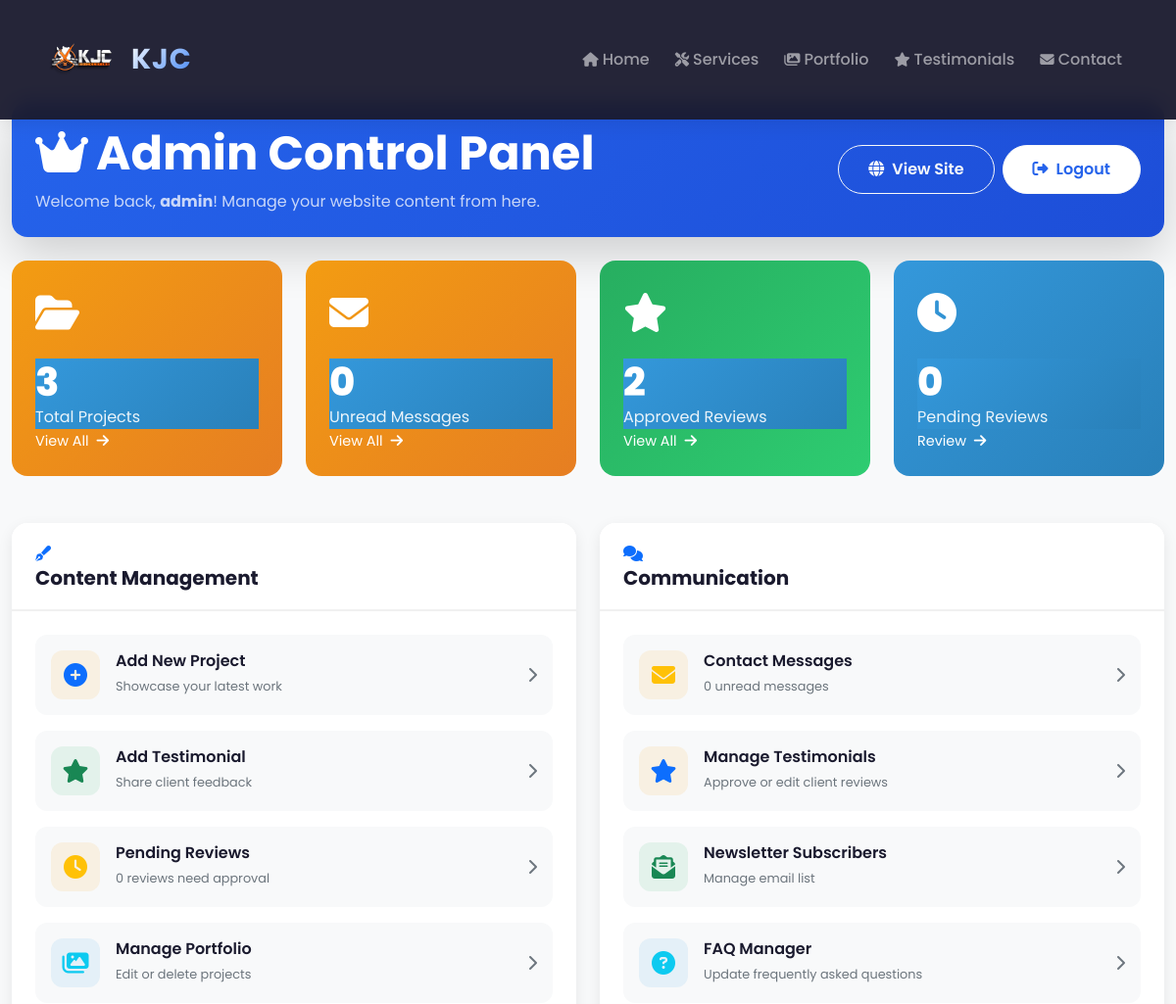
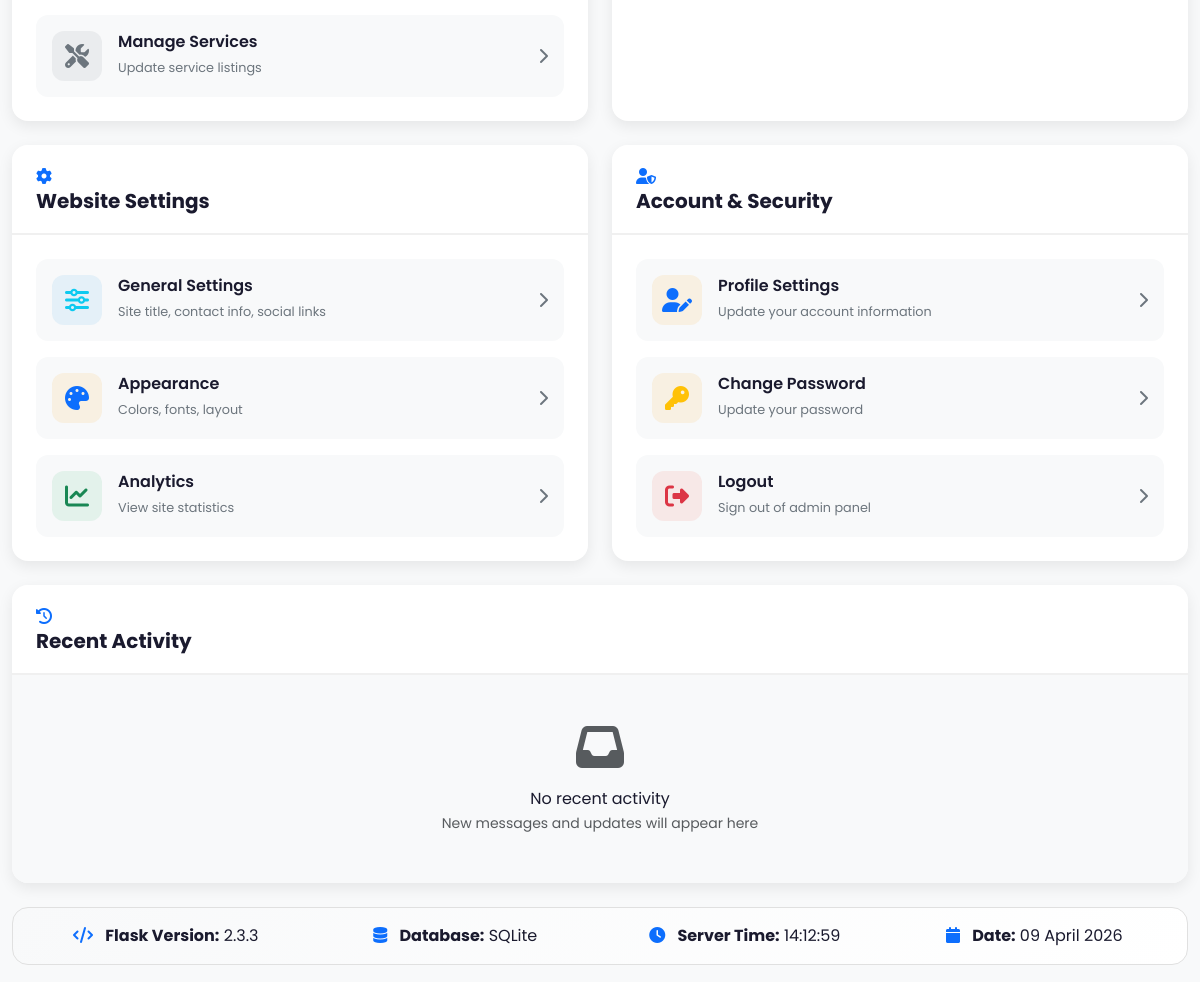
The app's page /admin/index (signed in, upper part), older data (2 pictures, top to bottom).
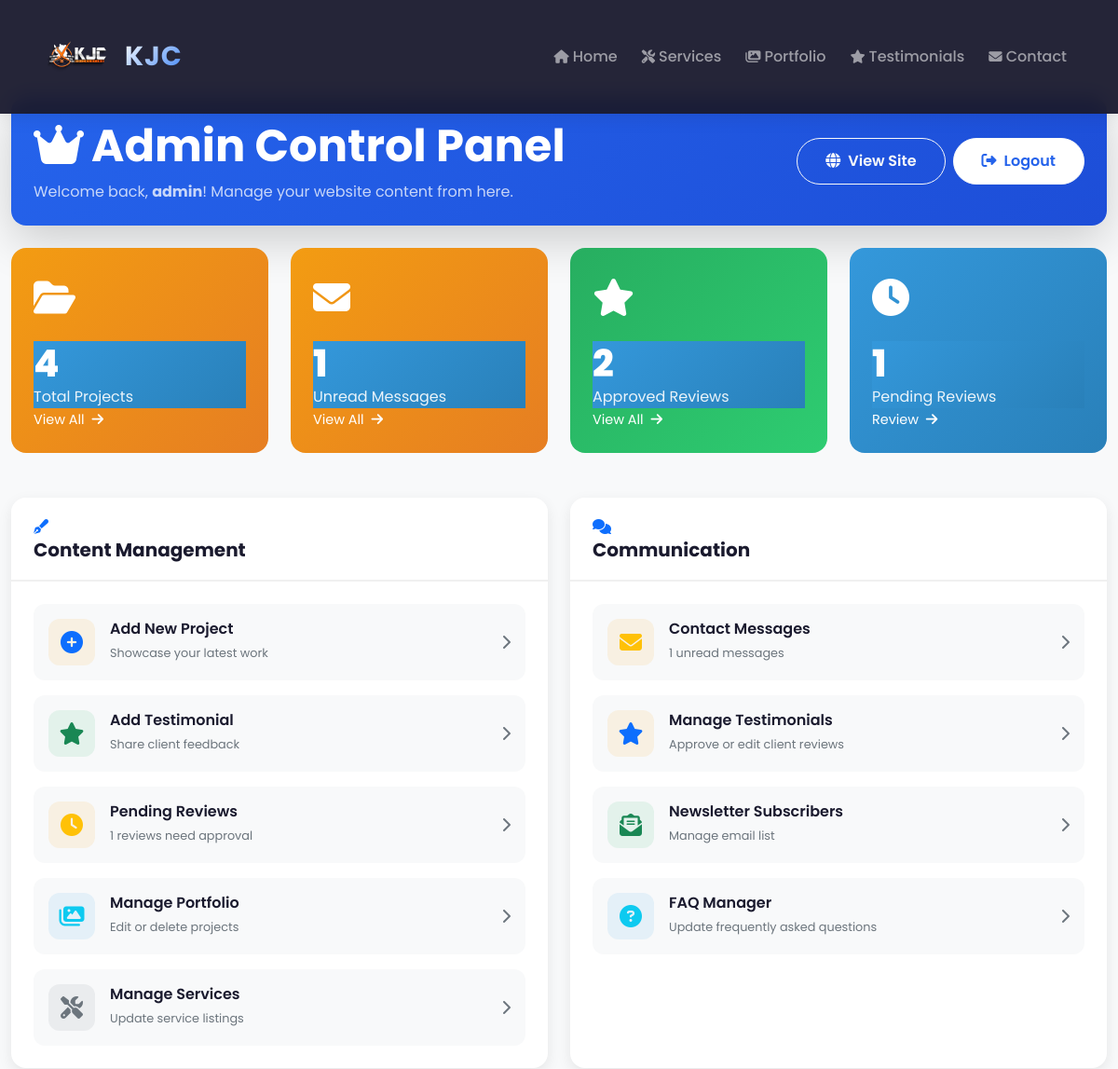
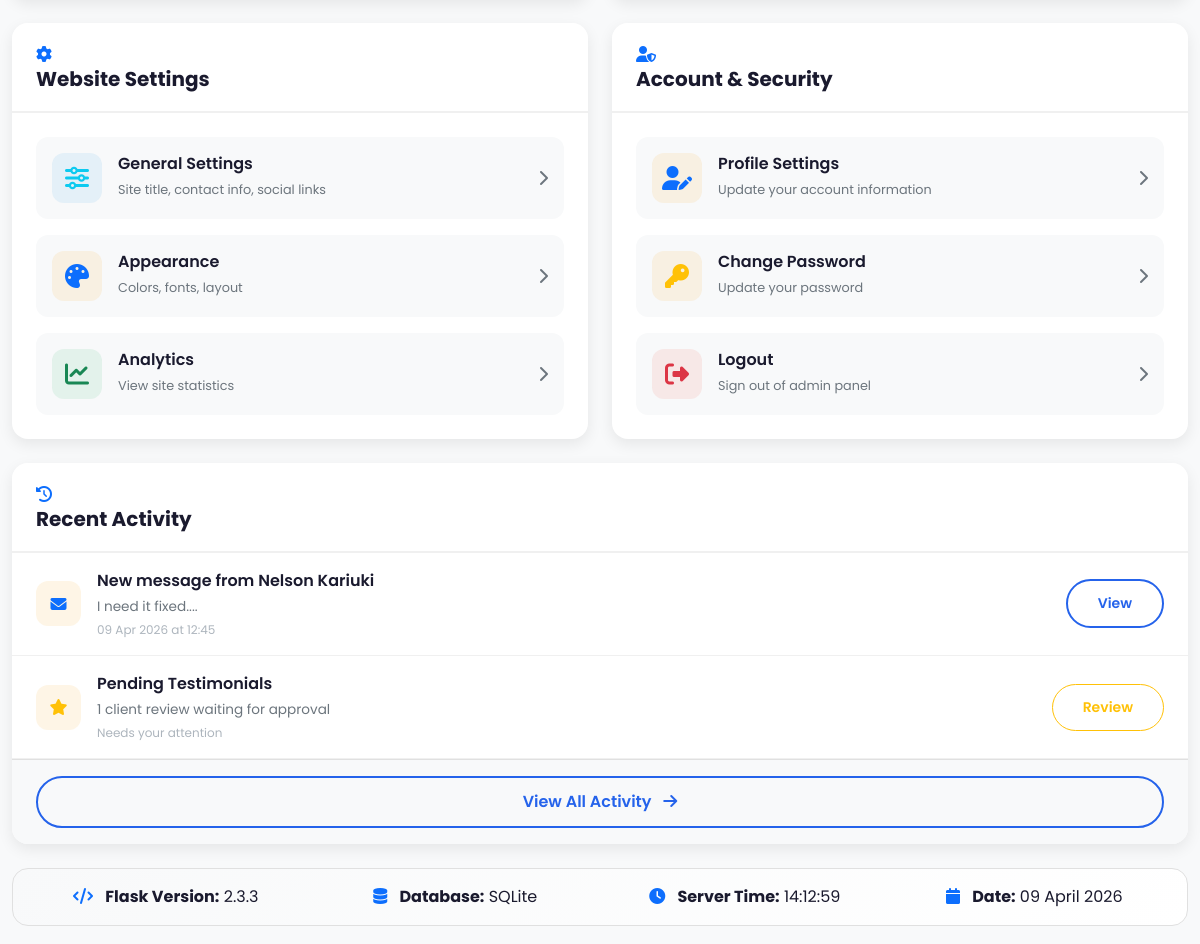
The same page, newer data (2 pictures, top to bottom).
### database.py (models this page shows, shortened)
class ContactMessage(db.Model):
    id = db.Column(db.Integer, primary_key=True)
    name = db.Column(db.String(100), nullable=False)
    email = db.Column(db.String(120), nullable=False)
    phone = db.Column(db.String(20))
    service_type = db.Column(db.String(100))
    message = db.Column(db.Text, nullable=False)
    date = db.Column(db.DateTime, default=datetime.utcnow)
    read = db.Column(db.Boolean, default=False)
    responded = db.Column(db.Boolean, default=False)
    responded_at = db.Column(db.DateTime)
    notes = db.Column(db.Text)
    ip_address = db.Column(db.String(45))
    user_agent = db.Column(db.String(200))

### app.py (the view)
@app.route('/admin/index')
@login_required
def admin_index():
    projects_count = Project.query.count()
    messages_count = ContactMessage.query.filter_by(read=False).count()
    testimonials_count = Testimonial.query.filter_by(approved=True).count()
    services_count = Service.query.count()
    pending_testimonials = Testimonial.query.filter_by(approved=False).count()
    recent_messages = ContactMessage.query.order_by(ContactMessage.date.desc()).limit(5).all()
    return render_template('admin/index.html',
                         projects_count=projects_count,
                         messages_count=messages_count,
                         testimonials_count=testimonials_count,
                         services_count=services_count,
                         pending_testimonials=pending_testimonials,
                         recent_messages=recent_messages,
                         now=datetime.now())

### app.py (called while the page is built)
@login_manager.user_loader
def load_user(user_id):
    return User.query.get(int(user_id))

@app.context_processor
def inject_now():
    return {
        'now': datetime.now(),
        'site_title': SiteSettings.get('site_title', 'KJC'),
        'site_phone': SiteSettings.get('phone', '+44 7879 103397'),
        'site_email': SiteSettings.get('email', 'kjcbricklaying@gmail.com'),
        'site_address': SiteSettings.get('address', 'Coventry, West Midlands'),
        'whatsapp_number': SiteSettings.get('whatsapp', '+44 7879 103397'),
        'facebook_url': SiteSettings.get('facebook', '#'),
        'twitter_url': SiteSettings.get('twitter', '#'),
        'instagram_url': SiteSettings.get('instagram', '#'),
        'linkedin_url': SiteSettings.get('linkedin', '#')
    }

### database.py (called while the page is built)
    @staticmethod
    def get(key, default=None):
        setting = SiteSettings.query.filter_by(key=key).first()
        return setting.value if setting else default

### templates/admin/index.html (shortened to what the changed rows need)
{% extends "base.html" %} {% block content %}
<div class="container-fluid py-4">
  <div class="row mb-4">
    <div class="col-12">
      <div
        class="admin-header bg-gradient-primary text-white p-4 rounded-4 shadow-lg"
      >
        <div
          class="d-flex justify-content-between align-items-center flex-wrap gap-3"
        >
          <div>
            <h1 class="display-5 fw-bold mb-2">
              <i class="fas fa-crown me-2"></i>Admin Control Panel
            </h1>
          </div>
        </div>
      </div>
    </div>
  </div>
  <div class="row g-4 mb-5">
    <div class="col-md-6 col-lg-3">
      <div class="stats-card stats-primary" data-aos="fade-up">
        <div class="stats-info">
          <h3 class="stats-number">{{ projects_count or 0 }}</h3>
          <p class="stats-label">Total Projects</p>
        </div>
      </div>
    </div>
    <div class="col-md-6 col-lg-3">
      <div
        class="stats-card stats-warning"
        data-aos="fade-up"
        data-aos-delay="100"
      >
        <div class="stats-info">
          <h3 class="stats-number">{{ messages_count or 0 }}</h3>
          <p class="stats-label">Unread Messages</p>
        </div>
      </div>
    </div>
    <div class="col-md-6 col-lg-3">
      <div
        class="stats-card stats-info"
        data-aos="fade-up"
        data-aos-delay="300"
      >
        <div class="stats-info">
          <h3 class="stats-number">{{ pending_testimonials|default(0) }}</h3>
          <p class="stats-label">Pending Reviews</p>
        </div>
      </div>
    </div>
  </div>
  <div class="row g-4">
    <div class="col-lg-6" data-aos="fade-up">
      <div class="admin-card h-100">
        <div class="admin-card-body">
          <div class="admin-grid">
            <a href="{{ url_for('admin_testimonials') }}" class="admin-item">
              <div class="admin-item-info">
                <h6>Pending Reviews</h6>
                <small
                  >{{ pending_testimonials|default(0) }} reviews need
                  approval</small
                >
              </div>
            </a>
          </div>
        </div>
      </div>
    </div>
    <div class="col-lg-6" data-aos="fade-up" data-aos-delay="100">
      <div class="admin-card h-100">
        <div class="admin-card-body">
          <div class="admin-grid">
            <a href="{{ url_for('view_messages') }}" class="admin-item">
              <div class="admin-item-info">
                <h6>Contact Messages</h6>
                <small>{{ messages_count }} unread messages</small>
              </div>
            </a>
          </div>
        </div>
      </div>
    </div>
  </div>
  <div class="row mt-4" data-aos="fade-up">
    <div class="col-12">
      <div class="admin-card">
        <div class="admin-card-body p-0">
          <div class="activity-list">
            {% if recent_messages %} {% for msg in recent_messages[:3] %}
            <div class="activity-item">
              <div class="activity-icon bg-primary-light">
                <i class="fas fa-envelope text-primary"></i>
              </div>
              <div class="activity-content">
                <div class="activity-title">
                  New message from {{ msg.name }}
                </div>
                <div class="activity-desc">{{ msg.message[:100] }}...</div>
                <div class="activity-time">
                  {{ msg.date.strftime('%d %b %Y at %H:%M') }}
                </div>
              </div>
              <div class="activity-action">
                <a
                  href="{{ url_for('view_messages') }}"
                  class="btn btn-sm btn-outline-primary"
                  >View</a
                >
              </div>
            </div>
            {% endfor %} {% if pending_testimonials|default(0) > 0 %}
            <div class="activity-item">
              <div class="activity-icon bg-warning-light">
                <i class="fas fa-star text-warning"></i>
              </div>
              <div class="activity-content">
                <div class="activity-title">Pending Testimonials</div>
                <div class="activity-desc">
                  {{ pending_testimonials }} client review{{ 's' if
                  pending_testimonials > 1 else '' }} waiting for approval
                </div>
                <div class="activity-time">Needs your attention</div>
              </div>
              <div class="activity-action">
                <a
                  href="{{ url_for('admin_testimonials') }}"
                  class="btn btn-sm btn-outline-warning"
                  >Review</a
                >
              </div>
            </div>
            {% endif %} {% else %}
            <div class="activity-empty text-center p-5">
              <i class="fas fa-inbox fa-3x text-muted mb-3"></i>
              <p class="mb-0">No recent activity</p>
              <small class="text-muted"
                >New messages and updates will appear here</small
              >
            </div>
            {% endif %}
          </div>
        </div>
        {% if recent_messages or pending_testimonials|default(0) > 0 %}
        <div class="admin-card-footer">
          <a
            href="{{ url_for('view_messages') }}"
            class="btn btn-outline-primary w-100"
          >
            View All Activity <i class="fas fa-arrow-right ms-2"></i>
          </a>
        </div>
        {% endif %}
      </div>
    </div>
  </div>
</div>
{% endblock %}

Row changes from the older to the newer data that the page shows:
added ContactMessage: name "Nelson Kariuki", message "I need it fixed.", date "09 Apr 2026 at 12:45"
Text that changed along with them:
{{ projects_count or 0 }}: "3" → "4"
{{ messages_count or 0 }}: "0" → "1"
{{ pending_testimonials|default(0) }}: "0" → "1"
{{ messages_count }}: "0" → "1"
{{ pending_testimonials }}: (not shown) → "1"
text no longer shown: "No recent activity New messages and updates will appear here"
text now shown: "Pending Testimonials client review waiting for approval Needs your attention Review View All Activity"
